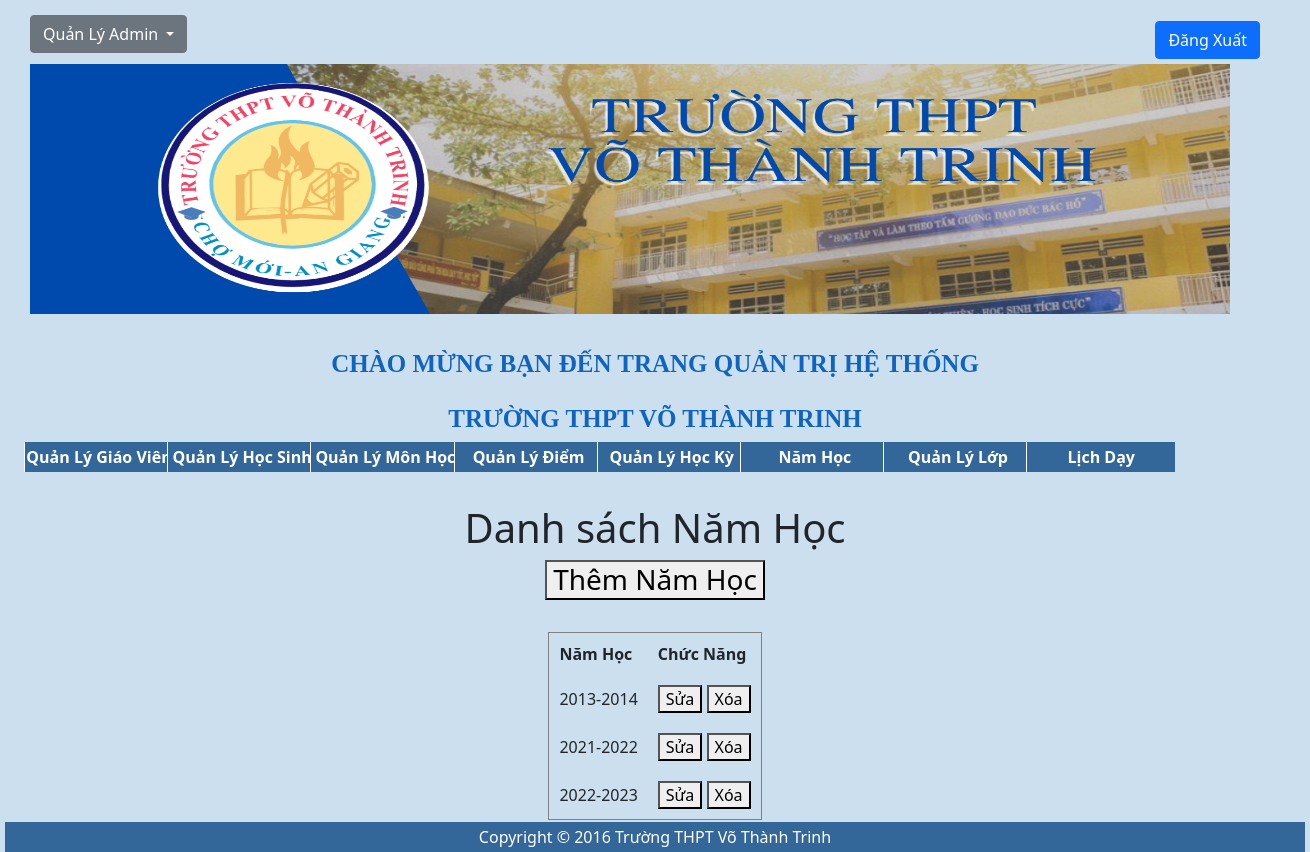
Screenshot of /admin/index.php?mod=nh with the database file from the repository.
### tables this page shows
CREATE TABLE `namhoc` (
  `NamHoc` char(10) NOT NULL
);

### classes/namhoc.class.php (called while the page is built, shortened)
<?php
class namhoc extends DB
{
    function allnamhoc()
    {
        $con=$this->connect();
        $sql="select * from namhoc";
        $query=mysqli_query($con,$sql);
        $result=array();
        if($query)
        {
            while($row=mysqli_fetch_assoc($query))
            {
                $result[]=$row;
            }
        }
        return $result;
    }
}
?>

### admin/namhoc/hienthinamhoc.php (the view, shortened to what this page needs)
<?php
require "../classes/namhoc.class.php";
$con=new namhoc();
$nh=$con->allnamhoc();
?>
<!DOCTYPE html>
<html>
<head>
</head>
<body>
<h1 align="center">Danh sách Năm Học</h1>
<h3 align="center"><a href="namhoc/themnh.php"><button>Thêm Năm Học</button></a></h3>
<table align="center" border="1" cellspacing="0" cellpadding="10">
    <tr style="font-weight: bold">
        <td> Năm Học </td>
        <td>Chức Năng</td>
    </tr>
    <?php foreach ($nh as $row){ ?>
        <tr>
            <td><?php echo $row['NamHoc']; ?></td>
            <td><?php echo "<a href='namhoc/suanh.php?id=$row[NamHoc]'><button type='button'>Sửa</button></a>"; ?>
                <?php echo "<a href='namhoc/xoanh.php?id=$row[NamHoc]' onclick='return XacNhan();'><button type='button'>Xóa</button></a>"; ?>
            </td>
        </tr>
    <?php } ?>
    <br/>
</table>

### rows the page displays
namhoc: NamHoc "2013-2014"
namhoc: NamHoc "2021-2022"
namhoc: NamHoc "2022-2023"
